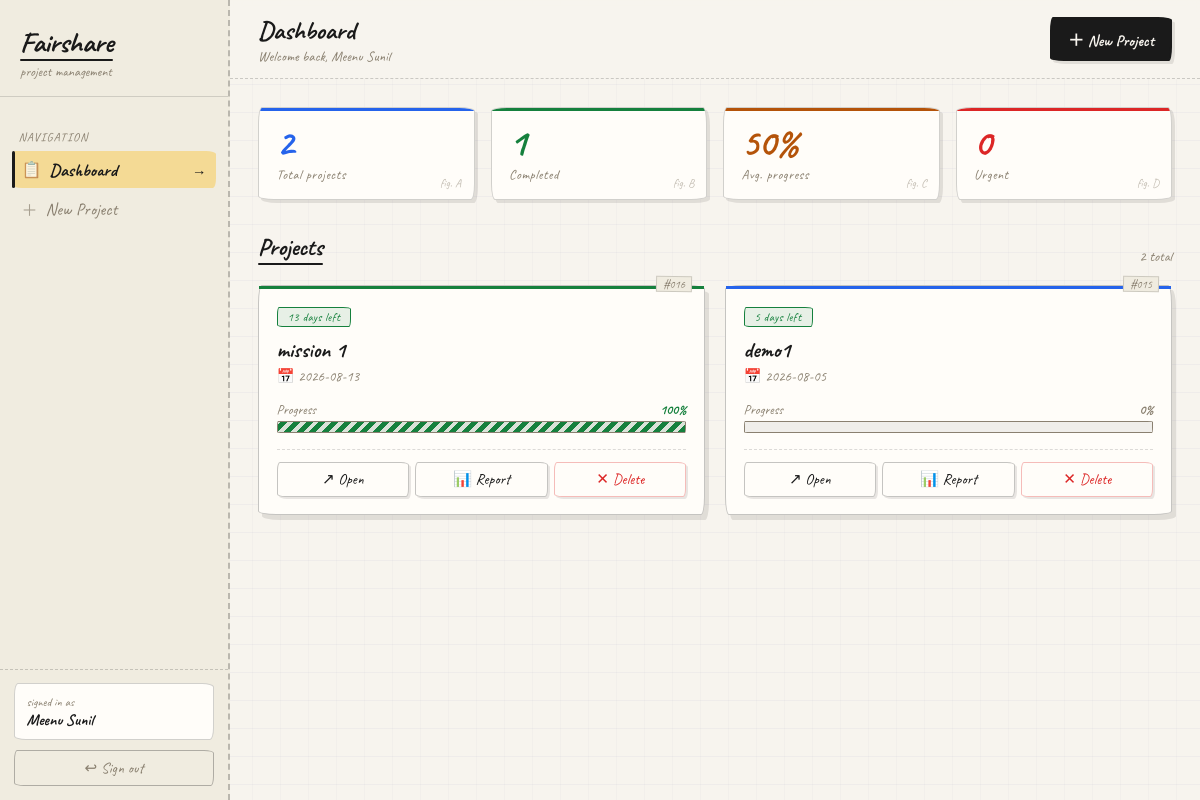
/ (signed in), run on the app's committed database.
### tables this page shows
CREATE TABLE projects (id INTEGER PRIMARY KEY AUTOINCREMENT, name TEXT NOT NULL, deadline TEXT, user_id INTEGER);

### app.py (the view)
@app.route("/")
@login_required
def home():
    conn = get_db_connection()
    projects = conn.execute(
        "SELECT * FROM projects WHERE user_id = ? OR user_id IS NULL ORDER BY id DESC",
        (session["user_id"],)
    ).fetchall()
    projects_with_info = []
    for project in projects:
        p_dict = dict(project)
        try:
            deadline_date = datetime.strptime(project["deadline"], "%Y-%m-%d").date()
            today = datetime.now().date()
            delta = (deadline_date - today).days
            if delta < 0:
                p_dict["days_left"] = "Overdue"
                p_dict["urgency"]   = "high"
            elif delta == 0:
                p_dict["days_left"] = "Due Today"
                p_dict["urgency"]   = "high"
            else:
                p_dict["days_left"] = f"{delta} days left"
                p_dict["urgency"]   = "normal"
        except (ValueError, TypeError):
            p_dict["days_left"] = "No Date Set"
            p_dict["urgency"]   = "none"
        _, _, progress = get_project_progress(conn, project["id"])
        p_dict["progress"] = progress
        projects_with_info.append(p_dict)
    conn.close()
    return render_template("index.html", projects=projects_with_info, user_name=session.get("user_name"))

### app.py (called while the page is built)
def get_db_connection():
    conn = sqlite3.connect(DB_PATH, timeout=30)
    conn.row_factory = sqlite3.Row
    conn.execute("PRAGMA journal_mode=WAL")
    conn.execute("PRAGMA foreign_keys = ON")  # Always on, not just in delete routes
    return conn

def login_required(f):
    @wraps(f)
    def decorated(*args, **kwargs):
        if "user_id" not in session:
            return redirect(url_for("login"))
        return f(*args, **kwargs)
    return decorated

def get_project_progress(conn, project_id):
    modules = conn.execute(
        "SELECT completed FROM modules WHERE project_id = ?", (project_id,)
    ).fetchall()
    total = len(modules)
    completed = sum(1 for m in modules if m["completed"])
    progress = int((completed / total) * 100) if total > 0 else 0
    return total, completed, progress

### templates/index.html (shortened to what this page needs)
<!DOCTYPE html>
<html lang="en">
<head>
</head>
<body>
  <aside class="sidebar">
    <div class="sb-logo">
      <div class="sb-logo-name">Fairshare</div>
      <div class="sb-logo-sub">project management</div>
    </div>
    <nav class="sb-nav">
      <div class="sb-section">Navigation</div>
      <a href="{{ url_for('home') }}" class="sb-item active">
        <span class="sb-item-icon">📋</span> Dashboard
        <span class="sb-item-arrow">→</span>
      </a>
      <a href="{{ url_for('create') }}" class="sb-item">
        <span class="sb-item-icon">＋</span> New Project
      </a>
    </nav>
    <div class="sb-footer">
      <div class="sb-user-card">
        <div class="sb-user-label">signed in as</div>
        <div class="sb-user-name">{{ user_name }}</div>
      </div>
      <form action="{{ url_for('logout') }}" method="get" style="margin:0">
        <button type="submit" class="sb-logout">↩ Sign out</button>
      </form>
    </div>
  </aside>
  <div class="main">
    <header class="topbar">
      <div>
        <div class="tb-title">Dashboard</div>
        <div class="tb-sub">Welcome back, {{ user_name }}</div>
      </div>
      <a href="{{ url_for('create') }}" class="sketch-btn btn-ink">＋ New Project</a>
    </header>
    <div class="content">
      {% set total = projects|length %}
      {% set done  = projects|selectattr('progress','equalto',100)|list|length %}
      {% set avg   = (projects|sum(attribute='progress')/total)|int if total>0 else 0 %}
      {% set urgent= projects|selectattr('urgency','equalto','high')|list|length %}
      <div class="stats-row">
        <div class="stat-card">
          <div class="stat-accent" style="background:var(--blue)"></div>
          <div class="stat-val" style="color:var(--blue)">{{ total }}</div>
          <div class="stat-lbl">Total projects</div>
          <div class="stat-note">fig. A</div>
        </div>
        <div class="stat-card">
          <div class="stat-accent" style="background:var(--green)"></div>
          <div class="stat-val" style="color:var(--green)">{{ done }}</div>
          <div class="stat-lbl">Completed</div>
          <div class="stat-note">fig. B</div>
        </div>
        <div class="stat-card">
          <div class="stat-accent" style="background:var(--amber)"></div>
          <div class="stat-val" style="color:var(--amber)">{{ avg }}%</div>
          <div class="stat-lbl">Avg. progress</div>
          <div class="stat-note">fig. C</div>
        </div>
        <div class="stat-card">
          <div class="stat-accent" style="background:var(--red)"></div>
          <div class="stat-val" style="color:var(--red)">{{ urgent }}</div>
          <div class="stat-lbl">Urgent</div>
          <div class="stat-note">fig. D</div>
        </div>
      </div>
      <div class="section-hdr">
        <div class="section-title">Projects</div>
        <span class="section-count">{{ total }} total</span>
      </div>
      {% if projects %}
        <div class="projects-grid">
          {% for project in projects %}
            <div class="project-card" style="animation-delay:{{ loop.index * 0.06 }}s">
              <div class="card-rule" style="background:{% if project.progress==100 %}var(--green){% elif project.urgency=='high' %}var(--red){% else %}var(--blue){% endif %}"></div>
              <span class="card-note">#{{ '%03d' % project.id }}</span>
              <div class="card-body">
                <div class="card-tag {% if project.urgency=='high' %}tag-red{% elif project.urgency=='none' %}tag-pencil{% else %}tag-green{% endif %}">
                  {{ project.days_left }}
                </div>
                <div class="card-name">{{ project.name }}</div>
                <div class="card-date">{{ project.deadline if project.deadline else 'No deadline set' }}</div>
                <div class="prog-label">
                  <span>Progress</span>
                  <span style="font-weight:700;color:{% if project.progress==100 %}var(--green){% elif project.progress>=50 %}var(--blue){% elif project.progress>0 %}var(--amber){% else %}var(--pencil){% endif %}">{{ project.progress }}%</span>
                </div>
                <div class="prog-bar">
                  <div class="prog-fill {% if project.progress==100 %}hatch-green{% elif project.progress>=50 %}hatch-blue{% elif project.progress>0 %}hatch-amber{% else %}hatch-red{% endif %}"
                       data-target="{{ project.progress }}%"></div>
                </div>
                <div class="card-actions">
                  <a href="{{ url_for('project_modules', project_id=project.id) }}" class="card-act">↗ Open</a>
                  <a href="{{ url_for('project_report', project_id=project.id) }}" class="card-act">📊 Report</a>
                  <form action="{{ url_for('delete_project', project_id=project.id) }}" method="POST" style="flex:1;display:contents" onsubmit="return confirm('Delete {{ project.name }}?')">
                    <button type="submit" class="card-act danger">✕ Delete</button>
                  </form>
                </div>
              </div>
            </div>
          {% endfor %}
        </div>
      {% else %}
        <div class="empty-state">
          <span class="empty-icon">📂</span>
          <div class="empty-title">No projects yet.<br>Start by creating your first one.</div>
          <a href="{{ url_for('create') }}" class="sketch-btn btn-ink" style="display:inline-flex">＋ Create project</a>
        </div>
      {% endif %}
    </div>
  </div>
</body>
</html>

### data on the page
projects: id "016", days_left "13 days left", name "mission 1", deadline "2026-08-13", progress "100"
projects: id "015", days_left "5 days left", name "demo1", deadline "2026-08-05", progress "0"

### other printed values
{{ user_name }} "Meenu Sunil"
{{ total }} "2"
{{ done }} "1"
{{ avg }} "50"
{{ urgent }} "0"
